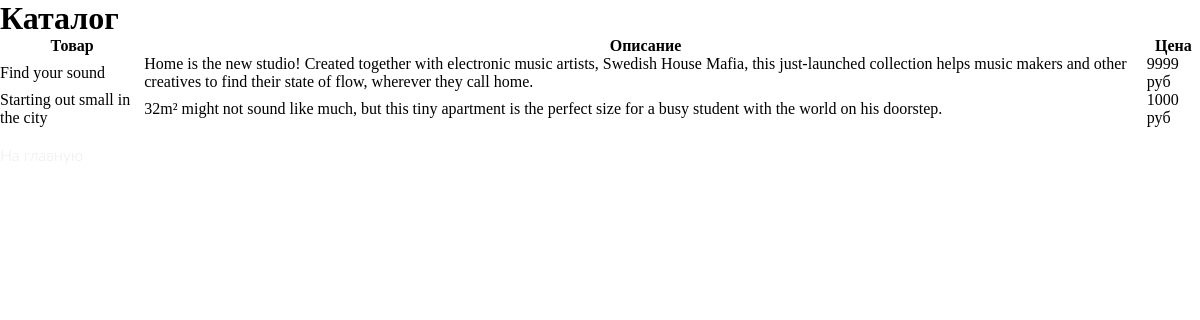
Page /task3/apache-php/src/catalogue.php on the committed database.
### tables this page shows
CREATE TABLE IF NOT EXISTS goods (
    ID INT(10) NOT NULL AUTO_INCREMENT,
    title VARCHAR(32) NOT NULL,
    description VARCHAR(256) NOT NULL,
    cost INT(6) NOT NULL,
    PRIMARY KEY (ID)
);

### task3/apache-php/src/catalogue.php (the view, shortened to what this page needs)
<!DOCTYPE html>
<html lang="ru">
<head>
    <link rel="stylesheet" href="../css/style.css" type="text/css" />
</head>
<body>
    <div id="wblock">
        <h1>Каталог</h1>
        <?php
            $mysqli = openmysqli();
            $mysqli->set_charset('utf8mb4');
            $result = $mysqli->query("select * from " . 'goods');
        ?>
        <table cellspacing="0">
            <tr>
                <th>Товар</th>
                <th>Описание</th>
                <th>Цена</th>
            </tr>
            <?php if ($result->num_rows > 0) foreach ($result as $good) {
                echo "
                    <tr>
                        <td>" . $good['title'] . "</td>
                        <td>" . $good['description'] . "</td>
                        <td>" . $good['cost'] . " руб</td>
                    </tr>
                ";
                }
            else echo ''; ?>
        </table>
        <br><a href="../static/index.php">На главную</a>
    </div>
</body>
</html>

### task3/css/style.css (style rules this page uses)
* { box-sizing: border-box; margin: 0; padding: 0; }
li, a, button { font-family: "Lato", sans-serif; font-weight: 300; font-size: 16px; color: #ebebeb; text-decoration: none; }

### rows in the picture
goods: title "Find your sound", description "Home is the new studio! Created together with electronic music artists, Swedish House Mafia, this just-launched collection helps music makers and other creatives to find their state of flow, wherever they call home.", cost "9999"
goods: title "Starting out small in the city", description "32m² might not sound like much, but this tiny apartment is the perfect size for a busy student with the world on his doorstep.", cost "1000"
